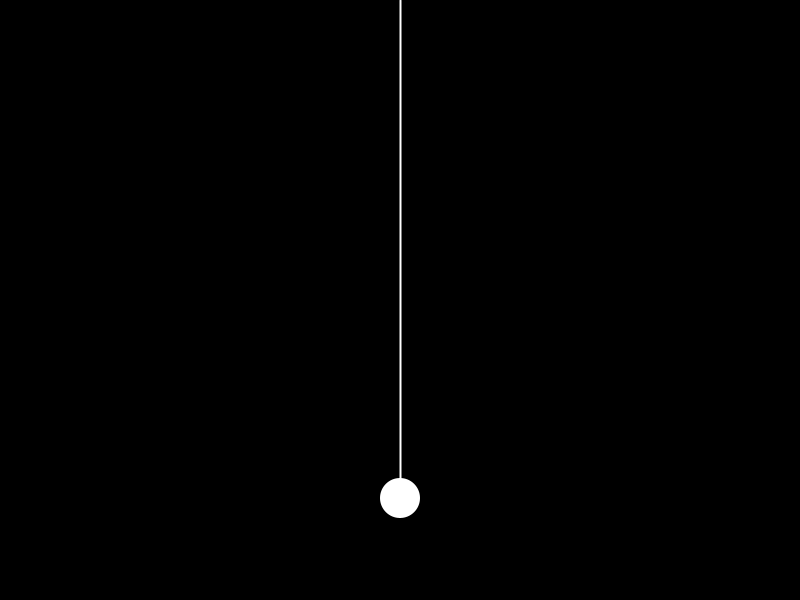
Frame 1 (no input)
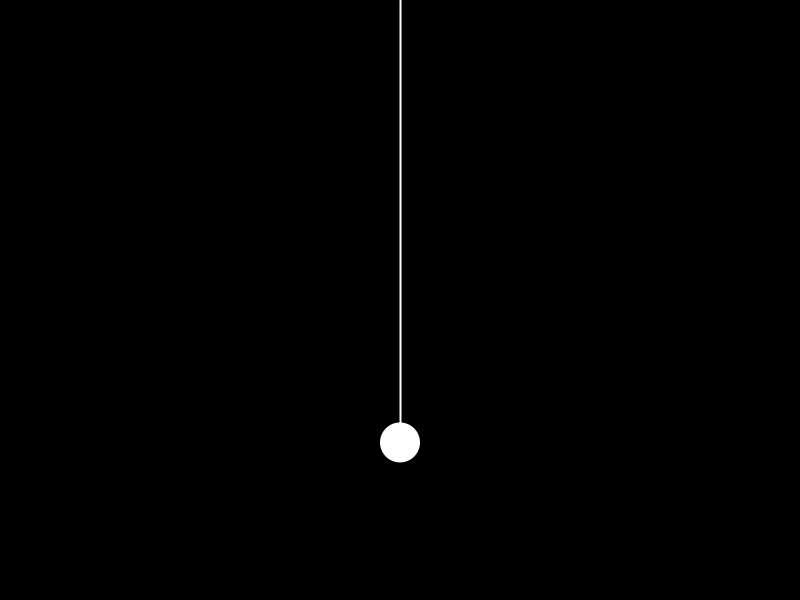
Frame 60 (the mouse pressed at the canvas centre just before this capture)
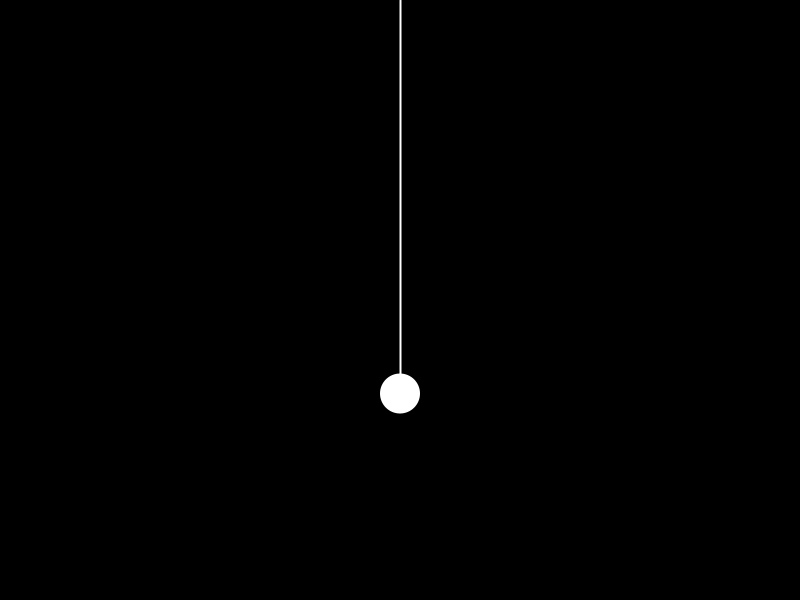
Frame 120 (the mouse held since frame 60 and released just before this capture)

The Processing sketch that drew these frames (run headless with seeded random() and noise(); from frame 60 on, the mouse is pressed at the canvas centre):

// Processing sketch: spring_anim_16_04_22
// ── spring_anim_16_04_22.pde
PVector origin;
Mover m;
float k = 0.01;
float restLength;

void setup(){
  size(800, 600);
  
  origin = new PVector(width/2, 0);
  m = new Mover(0.99);
  restLength = 300;
}

void draw(){
  background(0);
  
  // Spring Force Calculations
  PVector springForce = PVector.sub(m.loc, origin);
  float cLength = springForce.mag();
  springForce.normalize();
  float stretch = cLength - restLength;
  springForce.mult(-k * stretch);
  
  m.applyForce(springForce);
  
  
  m.update();
  m.display();
  
  drawLine();
  
}

void drawLine(){
  stroke(255);
  strokeWeight(2);
  
  line(origin.x, origin.y, m.loc.x, m.loc.y);
}

// ── Mover.pde
class Mover{
  PVector loc;
  PVector vel;
  PVector restLength;
  
  float k = 0.1;
  float damping;
  
  Mover(float damping){
    restLength = new PVector(width/2, height/2);
    loc = new PVector(restLength.x, 500);
    vel = new PVector(0, 0);
    
    this.damping = damping;
  }
  
  
  void display(){
    fill(255);
    noStroke();
    ellipse(loc.x, loc.y, 40, 40);
  }
  
  void applyForce(PVector spring){
    vel.add(spring);
  }
  
  void update(){
    loc.add(vel);
    vel.mult(damping);
  }
  
}
